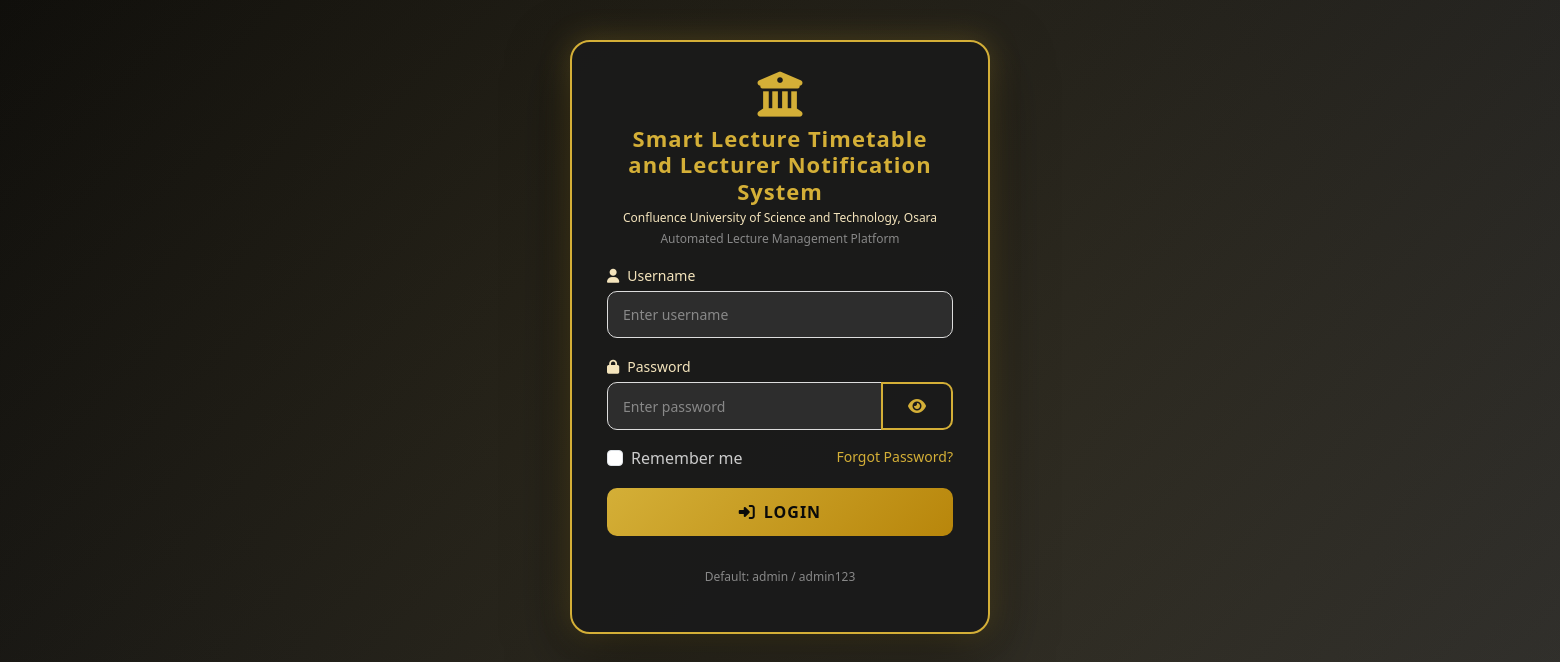
The page / on the database its author committed.
### tables this page shows
CREATE TABLE settings (
    id INT AUTO_INCREMENT PRIMARY KEY,
    setting_key VARCHAR(100) NOT NULL UNIQUE,
    setting_value TEXT,
    updated_at TIMESTAMP DEFAULT CURRENT_TIMESTAMP ON UPDATE CURRENT_TIMESTAMP
);

### index.php (the view, shortened to what this page needs)
<?php
require_once 'config.php';
$stmt = $conn->prepare("SELECT setting_value FROM settings WHERE setting_key = 'system_name'");
$stmt->execute();
$result = $stmt->get_result();
$systemName = $result->fetch_assoc()['setting_value'] ?? 'Smart Lecture System';
$stmt = $conn->prepare("SELECT setting_value FROM settings WHERE setting_key = 'system_subtitle'");
$stmt->execute();
$result = $stmt->get_result();
$systemSubtitle = $result->fetch_assoc()['setting_value'] ?? 'Automated Lecture Management Platform';
$stmt = $conn->prepare("SELECT setting_value FROM settings WHERE setting_key = 'institution_name'");
$stmt->execute();
$result = $stmt->get_result();
$institutionName = $result->fetch_assoc()['setting_value'] ?? 'University';
?>
<!DOCTYPE html>
<html lang="en">
<head>
    <link href="https://cdn.jsdelivr.net/npm/bootstrap@5.3.0/dist/css/bootstrap.min.css" rel="stylesheet">
    <link href="https://cdnjs.cloudflare.com/ajax/libs/font-awesome/6.4.0/css/all.min.css" rel="stylesheet">
    <link href="assets/css/style.css" rel="stylesheet">
</head>
<body class="login-page">
    <div class="login-card">
        <div class="login-logo">
            <i class="fas fa-university"></i>
            <h2><?php echo htmlspecialchars($systemName); ?></h2>
            <p><?php echo htmlspecialchars($institutionName); ?></p>
            <p style="font-size: 12px; color: #888;"><?php echo htmlspecialchars($systemSubtitle); ?></p>
        </div>
        <form method="POST" action="">
            <div class="mb-3">
                <label class="form-label"><i class="fas fa-user me-2"></i>Username</label>
                <input type="text" name="username" class="form-control" placeholder="Enter username" required autofocus>
            </div>
            <div class="mb-3">
                <label class="form-label"><i class="fas fa-lock me-2"></i>Password</label>
                <div class="input-group">
                    <input type="password" name="password" id="password" class="form-control" placeholder="Enter password" required>
                    <button type="button" class="btn btn-outline-gold" onclick="togglePassword()">
                        <i class="fas fa-eye" id="eyeIcon"></i>
                    </button>
                </div>
            </div>
            <div class="mb-3 d-flex justify-content-between">
                <div class="form-check">
                    <input class="form-check-input" type="checkbox" id="remember">
                    <label class="form-check-label" for="remember" style="color: #ccc;">Remember me</label>
                </div>
                <a href="forgot_password.php" style="color: var(--primary-gold); text-decoration: none; font-size: 14px;">Forgot Password?</a>
            </div>
            <button type="submit" class="btn btn-gold w-100 mb-3">
                <i class="fas fa-sign-in-alt me-2"></i>Login
            </button>
        </form>
        <div class="text-center mt-3">
            <p style="color: #888; font-size: 12px;">Default: admin / admin123</p>
        </div>
    </div>
</body>
</html>

### assets/css/style.css (style rules this page uses)
:root { --primary-gold: #D4AF37; --dark-gold: #B8860B; --light-gold: #F4E4BC; --black: #0a0a0a; --dark-gray: #1a1a1a; --medium-gray: #2d2d2d; --light-gray: #f5f5f5; --white: #ffffff; --success: #28a745; --danger: #dc3545; --warning: #ffc107; --info: #17a2b8; }
* { margin: 0; padding: 0; box-sizing: border-box; }
body { font-family: 'Segoe UI', Tahoma, Geneva, Verdana, sans-serif; background-color: var(--light-gray); color: var(--dark-gray); overflow-x: hidden; }
.login-page { min-height: 100vh; display: flex; align-items: flex-start; justify-content: center; background: linear-gradient(135deg, var(--black) 0%, var(--dark-gray) 50%, var(--medium-gray) 100%); position: relative; overflow-y: auto; padding: 20px 15px; }
.login-page::before { content: ''; position: absolute; top: -50%; left: -50%; width: 200%; height: 200%; background: radial-gradient(circle, rgba(212, 175, 55, 0.1) 0%, transparent 70%); animation: rotate 20s linear infinite; }
.login-card { background: rgba(26, 26, 26, 0.95); border: 2px solid var(--primary-gold); border-radius: 20px; padding: 30px 35px; width: 100%; max-width: 420px; position: relative; z-index: 1; box-shadow: 0 20px 60px rgba(0, 0, 0, 0.5), 0 0 30px rgba(212, 175, 55, 0.3); animation: fadeInUp 0.8s ease-out; max-height: 90vh; overflow-y: auto; margin: 20px auto; }
.login-logo { text-align: center; margin-bottom: 15px; }
.login-logo i { font-size: 45px; color: var(--primary-gold); margin-bottom: 8px; }
.login-logo h2 { color: var(--primary-gold); font-weight: 700; letter-spacing: 1px; font-size: 22px; margin-bottom: 5px; }
.login-logo p { color: var(--light-gold); font-size: 12px; margin-bottom: 3px; }
.form-control { background: var(--medium-gray); border: 1px solid var(--dark-gold); color: var(--white); border-radius: 10px; padding: 10px 14px; transition: all 0.3s ease; font-size: 14px; }
.form-control::placeholder { color: #888; }
.form-label { color: var(--light-gold); font-weight: 500; font-size: 14px; margin-bottom: 5px; }
.btn-gold { background: linear-gradient(135deg, var(--primary-gold), var(--dark-gold)); color: var(--black); border: none; border-radius: 10px; padding: 12px 30px; font-weight: 700; letter-spacing: 1px; transition: all 0.3s ease; text-transform: uppercase; }
.btn-outline-gold { background: transparent; color: var(--primary-gold); border: 2px solid var(--primary-gold); border-radius: 10px; padding: 10px 25px; font-weight: 600; transition: all 0.3s ease; }
.form-select, .form-control { border-radius: 10px; border: 1px solid #ddd; padding: 12px 15px; transition: all 0.3s ease; }

### rows shown on the page
settings: setting_value "Smart Lecture Timetable and Lecturer Notification System"
settings: setting_value "Confluence University of Science and Technology, Osara"
settings: setting_value "Automated Lecture Management Platform"
